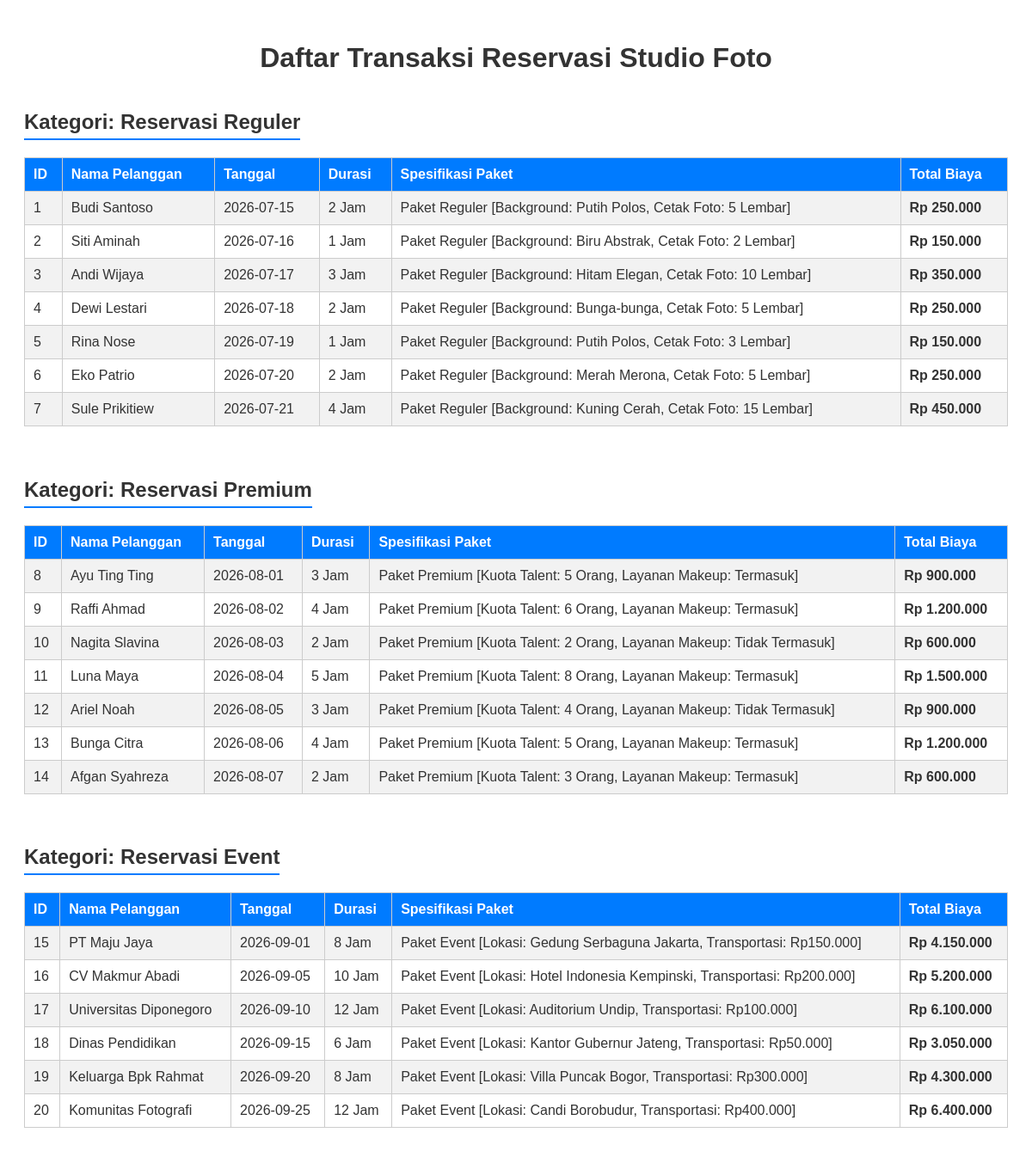
The page / on the database its author committed.
### tables this page shows
CREATE TABLE `tabel_reservasi` (
  `id_reservasi` int(11) NOT NULL,
  `nama_pelanggan` varchar(100) NOT NULL,
  `tanggal_booking` date NOT NULL,
  `durasi_jam` int(11) NOT NULL,
  `tarif_dasar_per_jam` decimal(10,2) NOT NULL,
  `jenis_paket` enum('reguler','premium','event') NOT NULL,
  `tipe_background` varchar(50) DEFAULT NULL,
  `cetak_foto_lembar` int(11) DEFAULT NULL,
  `kuota_talent_orang` int(11) DEFAULT NULL,
  `layanan_makeup` tinyint(1) DEFAULT NULL,
  `nama_lokasi_luar` varchar(100) DEFAULT NULL,
  `biaya_transportasi_tim` decimal(10,2) DEFAULT NULL
);

### ReservasiReguler.php (called while the page is built, shortened)
<?php
require_once 'Reservasi.php';
class ReservasiReguler extends Reservasi {
    protected $tipeBackground;
    protected $cetakFotoLembar;
    public function __construct($idReservasi, $namaPelanggan, $tanggalBooking, $durasiJam, $tarifDasarPerJam, $tipeBackground, $cetakFotoLembar) {
        $this->tipeBackground = $tipeBackground;
        $this->cetakFotoLembar = $cetakFotoLembar;
    }
    public function hitungTotalBiaya() {
        $totalDurasi = $this->durasiJam * $this->tarifDasarPerJam;
        $biayaTambahanFlat = 50000;
        return $totalDurasi + $biayaTambahanFlat;
    }
    public function tampilkanSpesifkasiPaket() {
        return "Paket Reguler [Background: {$this->tipeBackground}, Cetak Foto: {$this->cetakFotoLembar} Lembar]";
    }
}
?>

### Reservasi.php (called while the page is built, shortened)
<?php
abstract class Reservasi {
    public function __construct($idReservasi, $namaPelanggan, $tanggalBooking, $durasiJam, $tarifDasarPerJam) {
        $this->durasiJam = $durasiJam;
        $this->tarifDasarPerJam = $tarifDasarPerJam;
    }
}
?>

### ReservasiPremium.php (called while the page is built, shortened)
<?php
require_once 'Reservasi.php';
class ReservasiPremium extends Reservasi {
    protected $kuotaTalentOrang;
    protected $layananMakeup;
    public function __construct($idReservasi, $namaPelanggan, $tanggalBooking, $durasiJam, $tarifDasarPerJam, $kuotaTalentOrang, $layananMakeup) {
        $this->kuotaTalentOrang = $kuotaTalentOrang;
        $this->layananMakeup = $layananMakeup;
    }
    public function hitungTotalBiaya() {
        $totalDurasi = $this->durasiJam * $this->tarifDasarPerJam;
        return $totalDurasi * 1.20;
    }
    public function tampilkanSpesifkasiPaket() {
        $statusMakeup = $this->layananMakeup ? "Termasuk" : "Tidak Termasuk";
        return "Paket Premium [Kuota Talent: {$this->kuotaTalentOrang} Orang, Layanan Makeup: {$statusMakeup}]";
    }
}
?>

### ReservasiEvent.php (called while the page is built, shortened)
<?php
require_once 'Reservasi.php';
class ReservasiEvent extends Reservasi {
    protected $namaLokasiLuar;
    protected $biayaTransportasiTim;
    public function __construct($idReservasi, $namaPelanggan, $tanggalBooking, $durasiJam, $tarifDasarPerJam, $namaLokasiLuar, $biayaTransportasiTim) {
        $this->namaLokasiLuar = $namaLokasiLuar;
        $this->biayaTransportasiTim = $biayaTransportasiTim;
    }
    public function hitungTotalBiaya() {
        $totalDurasi = $this->durasiJam * $this->tarifDasarPerJam;
        return $totalDurasi + $this->biayaTransportasiTim;
    }
    public function tampilkanSpesifkasiPaket() {
        return "Paket Event [Lokasi: {$this->namaLokasiLuar}, Transportasi: Rp" . number_format($this->biayaTransportasiTim, 0, ',', '.') . "]";
    }
}
?>

### index.php (the view, shortened to what this page needs)
<?php
require_once 'ReservasiReguler.php';
require_once 'ReservasiPremium.php';
require_once 'ReservasiEvent.php';
$host = "localhost";
$user = "root";
$pass = "";
$db   = "DB_REMIDI_PBO_TI1C_IfatFebriansyah";
$conn = new mysqli($host, $user, $pass, $db);
?>
<!DOCTYPE html>
<html lang="id">
<head>
</head>
<body>
    <h1>Daftar Transaksi Reservasi Studio Foto</h1>
    <h2>Kategori: Reservasi Reguler</h2>
    <table>
        <tr>
            <th>ID</th>
            <th>Nama Pelanggan</th>
            <th>Tanggal</th>
            <th>Durasi</th>
            <th>Spesifikasi Paket</th>
            <th>Total Biaya</th>
        </tr>
        <?php
        $sql = "SELECT * FROM tabel_reservasi WHERE jenis_paket = 'reguler'";
        $result = $conn->query($sql);
        if ($result->num_rows > 0) {
            while($row = $result->fetch_assoc()) {
                $reguler = new ReservasiReguler($row['id_reservasi'], $row['nama_pelanggan'], $row['tanggal_booking'], $row['durasi_jam'], $row['tarif_dasar_per_jam'], $row['tipe_background'], $row['cetak_foto_lembar']);
                echo "<tr>";
                echo "<td>{$row['id_reservasi']}</td>";
                echo "<td>{$row['nama_pelanggan']}</td>";
                echo "<td>{$row['tanggal_booking']}</td>";
                echo "<td>{$row['durasi_jam']} Jam</td>";
                echo "<td>" . $reguler->tampilkanSpesifkasiPaket() . "</td>";
                echo "<td><strong>Rp " . number_format($reguler->hitungTotalBiaya(), 0, ',', '.') . "</strong></td>";
                echo "</tr>";
            }
        } else {
            echo "<tr><td colspan='6' style='text-align:center;'>Tidak ada data reservasi reguler.</td></tr>";
        }
        ?>
    </table>
    <h2>Kategori: Reservasi Premium</h2>
    <table>
        <tr>
            <th>ID</th>
            <th>Nama Pelanggan</th>
            <th>Tanggal</th>
            <th>Durasi</th>
            <th>Spesifikasi Paket</th>
            <th>Total Biaya</th>
        </tr>
        <?php
        $sql = "SELECT * FROM tabel_reservasi WHERE jenis_paket = 'premium'";
        $result = $conn->query($sql);
        if ($result->num_rows > 0) {
            while($row = $result->fetch_assoc()) {
                $premium = new ReservasiPremium($row['id_reservasi'], $row['nama_pelanggan'], $row['tanggal_booking'], $row['durasi_jam'], $row['tarif_dasar_per_jam'], $row['kuota_talent_orang'], $row['layanan_makeup']);
                echo "<tr>";
                echo "<td>{$row['id_reservasi']}</td>";
                echo "<td>{$row['nama_pelanggan']}</td>";
                echo "<td>{$row['tanggal_booking']}</td>";
                echo "<td>{$row['durasi_jam']} Jam</td>";
                echo "<td>" . $premium->tampilkanSpesifkasiPaket() . "</td>";
                echo "<td><strong>Rp " . number_format($premium->hitungTotalBiaya(), 0, ',', '.') . "</strong></td>";
                echo "</tr>";
            }
        } else {
            echo "<tr><td colspan='6' style='text-align:center;'>Tidak ada data reservasi premium.</td></tr>";
        }
        ?>
    </table>
    <h2>Kategori: Reservasi Event</h2>
    <table>
        <tr>
            <th>ID</th>
            <th>Nama Pelanggan</th>
            <th>Tanggal</th>
            <th>Durasi</th>
            <th>Spesifikasi Paket</th>
            <th>Total Biaya</th>
        </tr>
        <?php
        $sql = "SELECT * FROM tabel_reservasi WHERE jenis_paket = 'event'";
        $result = $conn->query($sql);
        if ($result->num_rows > 0) {
            while($row = $result->fetch_assoc()) {
                $event = new ReservasiEvent($row['id_reservasi'], $row['nama_pelanggan'], $row['tanggal_booking'], $row['durasi_jam'], $row['tarif_dasar_per_jam'], $row['nama_lokasi_luar'], $row['biaya_transportasi_tim']);
                echo "<tr>";
                echo "<td>{$row['id_reservasi']}</td>";
                echo "<td>{$row['nama_pelanggan']}</td>";
                echo "<td>{$row['tanggal_booking']}</td>";
                echo "<td>{$row['durasi_jam']} Jam</td>";
                echo "<td>" . $event->tampilkanSpesifkasiPaket() . "</td>";
                echo "<td><strong>Rp " . number_format($event->hitungTotalBiaya(), 0, ',', '.') . "</strong></td>";
                echo "</tr>";
            }
        } else {
            echo "<tr><td colspan='6' style='text-align:center;'>Tidak ada data reservasi event.</td></tr>";
        }
        ?>
    </table>
</body>
</html>

### index.php (style rules this page uses)
body { font-family: Arial, sans-serif; padding: 20px; color: #333; }
table { border-collapse: collapse; width: 100%; margin-bottom: 40px; }
th, td { border: 1px solid #ccc; padding: 10px; text-align: left; }
th { background-color: #007BFF; color: white; }
tr:nth-child(even) { background-color: #f2f2f2; }
h1 { text-align: center; }
h2 { border-bottom: 2px solid #007BFF; padding-bottom: 5px; display: inline-block; }

### rows shown on the page
tabel_reservasi: id_reservasi "1", nama_pelanggan "Budi Santoso", tanggal_booking "2026-07-15", durasi_jam "2", $reguler->tampilkanSpesifkasiPaket() "Paket Reguler [Background: Putih Polos, Cetak Foto: 5 Lembar]", $reguler->hitungTotalBiaya() "250.000"
tabel_reservasi: id_reservasi "2", nama_pelanggan "Siti Aminah", tanggal_booking "2026-07-16", durasi_jam "1", $reguler->tampilkanSpesifkasiPaket() "Paket Reguler [Background: Biru Abstrak, Cetak Foto: 2 Lembar]", $reguler->hitungTotalBiaya() "150.000"
tabel_reservasi: id_reservasi "3", nama_pelanggan "Andi Wijaya", tanggal_booking "2026-07-17", durasi_jam "3", $reguler->tampilkanSpesifkasiPaket() "Paket Reguler [Background: Hitam Elegan, Cetak Foto: 10 Lembar]", $reguler->hitungTotalBiaya() "350.000"
tabel_reservasi: id_reservasi "4", nama_pelanggan "Dewi Lestari", tanggal_booking "2026-07-18", durasi_jam "2", $reguler->tampilkanSpesifkasiPaket() "Paket Reguler [Background: Bunga-bunga, Cetak Foto: 5 Lembar]", $reguler->hitungTotalBiaya() "250.000"
tabel_reservasi: id_reservasi "5", nama_pelanggan "Rina Nose", tanggal_booking "2026-07-19", durasi_jam "1", $reguler->tampilkanSpesifkasiPaket() "Paket Reguler [Background: Putih Polos, Cetak Foto: 3 Lembar]", $reguler->hitungTotalBiaya() "150.000"
tabel_reservasi: id_reservasi "6", nama_pelanggan "Eko Patrio", tanggal_booking "2026-07-20", durasi_jam "2", $reguler->tampilkanSpesifkasiPaket() "Paket Reguler [Background: Merah Merona, Cetak Foto: 5 Lembar]", $reguler->hitungTotalBiaya() "250.000"
tabel_reservasi: id_reservasi "7", nama_pelanggan "Sule Prikitiew", tanggal_booking "2026-07-21", durasi_jam "4", $reguler->tampilkanSpesifkasiPaket() "Paket Reguler [Background: Kuning Cerah, Cetak Foto: 15 Lembar]", $reguler->hitungTotalBiaya() "450.000"
tabel_reservasi: id_reservasi "8", nama_pelanggan "Ayu Ting Ting", tanggal_booking "2026-08-01", durasi_jam "3", $premium->tampilkanSpesifkasiPaket() "Paket Premium [Kuota Talent: 5 Orang, Layanan Makeup: Termasuk]", $premium->hitungTotalBiaya() "900.000"
tabel_reservasi: id_reservasi "9", nama_pelanggan "Raffi Ahmad", tanggal_booking "2026-08-02", durasi_jam "4", $premium->tampilkanSpesifkasiPaket() "Paket Premium [Kuota Talent: 6 Orang, Layanan Makeup: Termasuk]", $premium->hitungTotalBiaya() "1.200.000"
tabel_reservasi: id_reservasi "10", nama_pelanggan "Nagita Slavina", tanggal_booking "2026-08-03", durasi_jam "2", $premium->tampilkanSpesifkasiPaket() "Paket Premium [Kuota Talent: 2 Orang, Layanan Makeup: Tidak Termasuk]", $premium->hitungTotalBiaya() "600.000"
tabel_reservasi: id_reservasi "11", nama_pelanggan "Luna Maya", tanggal_booking "2026-08-04", durasi_jam "5", $premium->tampilkanSpesifkasiPaket() "Paket Premium [Kuota Talent: 8 Orang, Layanan Makeup: Termasuk]", $premium->hitungTotalBiaya() "1.500.000"
tabel_reservasi: id_reservasi "12", nama_pelanggan "Ariel Noah", tanggal_booking "2026-08-05", durasi_jam "3", $premium->tampilkanSpesifkasiPaket() "Paket Premium [Kuota Talent: 4 Orang, Layanan Makeup: Tidak Termasuk]", $premium->hitungTotalBiaya() "900.000"
tabel_reservasi: id_reservasi "13", nama_pelanggan "Bunga Citra", tanggal_booking "2026-08-06", durasi_jam "4", $premium->tampilkanSpesifkasiPaket() "Paket Premium [Kuota Talent: 5 Orang, Layanan Makeup: Termasuk]", $premium->hitungTotalBiaya() "1.200.000"
tabel_reservasi: id_reservasi "14", nama_pelanggan "Afgan Syahreza", tanggal_booking "2026-08-07", durasi_jam "2", $premium->tampilkanSpesifkasiPaket() "Paket Premium [Kuota Talent: 3 Orang, Layanan Makeup: Termasuk]", $premium->hitungTotalBiaya() "600.000"
tabel_reservasi: id_reservasi "15", nama_pelanggan "PT Maju Jaya", tanggal_booking "2026-09-01", durasi_jam "8", $event->tampilkanSpesifkasiPaket() "Paket Event [Lokasi: Gedung Serbaguna Jakarta, Transportasi: Rp150.000]", $event->hitungTotalBiaya() "4.150.000"
tabel_reservasi: id_reservasi "16", nama_pelanggan "CV Makmur Abadi", tanggal_booking "2026-09-05", durasi_jam "10", $event->tampilkanSpesifkasiPaket() "Paket Event [Lokasi: Hotel Indonesia Kempinski, Transportasi: Rp200.000]", $event->hitungTotalBiaya() "5.200.000"
tabel_reservasi: id_reservasi "17", nama_pelanggan "Universitas Diponegoro", tanggal_booking "2026-09-10", durasi_jam "12", $event->tampilkanSpesifkasiPaket() "Paket Event [Lokasi: Auditorium Undip, Transportasi: Rp100.000]", $event->hitungTotalBiaya() "6.100.000"
tabel_reservasi: id_reservasi "18", nama_pelanggan "Dinas Pendidikan", tanggal_booking "2026-09-15", durasi_jam "6", $event->tampilkanSpesifkasiPaket() "Paket Event [Lokasi: Kantor Gubernur Jateng, Transportasi: Rp50.000]", $event->hitungTotalBiaya() "3.050.000"
tabel_reservasi: id_reservasi "19", nama_pelanggan "Keluarga Bpk Rahmat", tanggal_booking "2026-09-20", durasi_jam "8", $event->tampilkanSpesifkasiPaket() "Paket Event [Lokasi: Villa Puncak Bogor, Transportasi: Rp300.000]", $event->hitungTotalBiaya() "4.300.000"
tabel_reservasi: id_reservasi "20", nama_pelanggan "Komunitas Fotografi", tanggal_booking "2026-09-25", durasi_jam "12", $event->tampilkanSpesifkasiPaket() "Paket Event [Lokasi: Candi Borobudur, Transportasi: Rp400.000]", $event->hitungTotalBiaya() "6.400.000"
